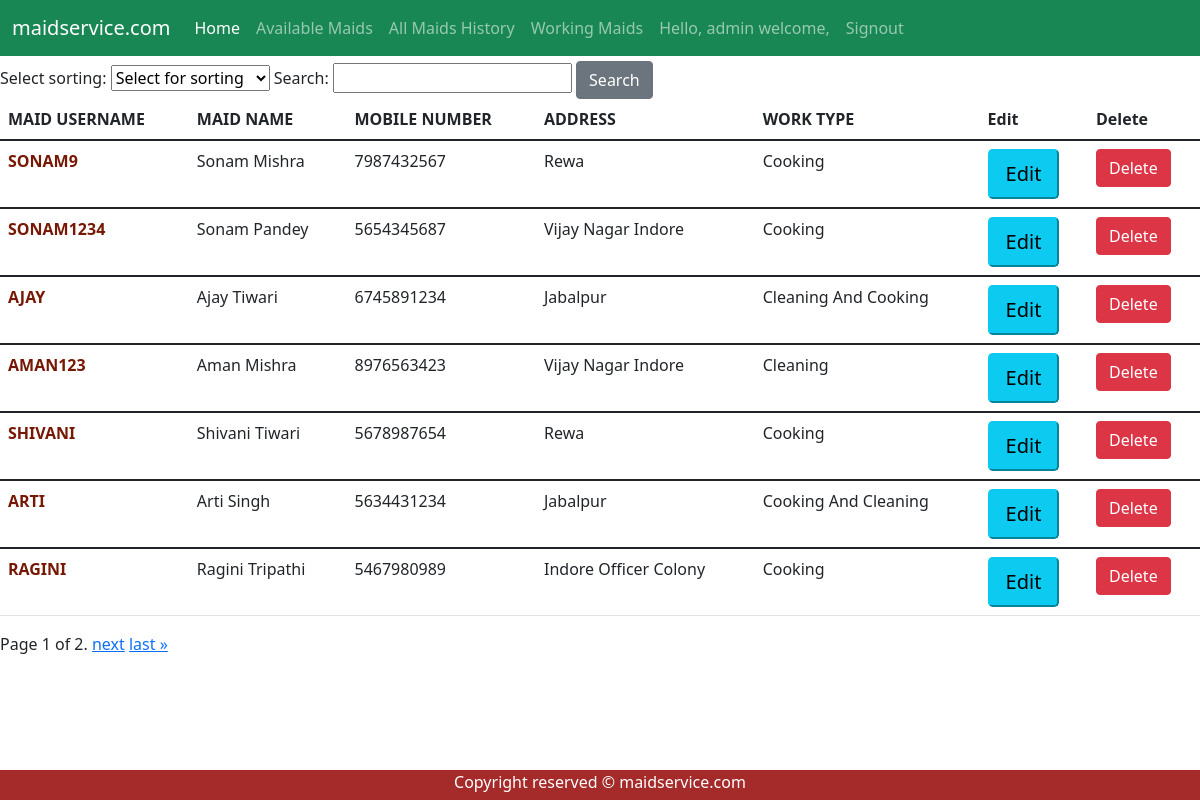
The app's page /maid/ (signed in) with its own data.
### maid/models.py (models this page shows, shortened)
class UserProfile(models.Model):
	role = [
		('customer','customer'),
		('maid','maid'),
	]
	user = models.OneToOneField(User, on_delete=models.CASCADE)
	user_role = models.CharField(max_length=30,choices = role,default='customer')
	addhar = models.IntegerField(null = True,blank = True)
	mobile_number = models.IntegerField()
	address = models.CharField(max_length=200)
	work_type  = models.CharField(max_length=30,null=True,blank = True)

### maid/views.py (the view)
# urls.py: path('',views.index, name = 'index'),
def index(request):
	all_maids = UserProfile.objects.filter(user_role='maid')
	search_term = request.GET.get('search')
	apply_sorting_term = request.GET.get('select_sorting')
	if search_term:
		all_maids = all_maids.filter(Q(user__username__startswith = search_term)| Q(user__first_name__startswith = search_term))
	if apply_sorting_term:
		if apply_sorting_term == 'work_type':
			all_maids = all_maids.order_by('work_type')
		elif apply_sorting_term == 'address':
			all_maids = all_maids.order_by('address')
	form = SearchBar(request.GET)
	paginator = Paginator(all_maids, 7)
	page_number = request.GET.get('page')
	page_obj = paginator.get_page(page_number)
	return render(request,"maid/index.html",{'page_obj': page_obj,'form':form})

### maid/forms.py
class SearchBar(forms.Form):
	sort_choice= [
	('', 'Select for sorting'),
	('address', 'Sort by Address'),
	('work_type', 'Sort by Work Type'),
	]
	select_sorting = forms.CharField(widget=forms.Select(choices=sort_choice),required=False)
	search = forms.CharField(max_length=100, required=False)

### maid/templates/maid/index.html (shortened to what this page needs)
{% extends "maid/base.html" %}
{% load static %}
{% block content%}
	<div >
		<form class="form-inline my-2 my-lg-0">
			{{form}}
			<button class="btn btn-secondary" type="submit">Search</button>
		</form>
	</div>
	<table class="table table-hover">
		<thead>
			<tr>
				<th scope="col">MAID USERNAME</th>
				<th scope="col">MAID NAME</th>
				<th scope="col">MOBILE NUMBER </th>
				<th scope="col">ADDRESS</th>
				<th scope="col">WORK TYPE</th>
				{% if request.user.is_superuser %}
					<th scope="col">Edit</th>
					<th scope="col">Delete</th>
				{%else%}
					<th scope="col">Rating</th>
				{% endif %}
			</tr>
		</thead>
		{% for maid in page_obj %}
			<tbody>
				<tr>
					<td style="text-transform: uppercase; color: #761803 ;font-weight: bold ;">{{maid.user}}</td>
					<td style="text-transform: capitalize;">{{maid.user.first_name}} {{maid.user.last_name}}</td>
					{% if user.is_authenticated %}
						<td>{{maid.mobile_number}} </td>
					{% else %}
						<td>Login to view..</td>
					{% endif %}
					<td style="text-transform: capitalize;">{{maid.address}}</td>
					{% if maid.work_type %}
						<td style="text-transform: capitalize;">{{maid.work_type}}</td>
					{%else%}
						<td style="color : orange;">Not available</td>
					{% endif%}
					{% if request.user.is_superuser %}
					<td><button type="button" current_maid_id="{{ maid.user.id }}" class="button_edit btn-info btn-lg" data-toggle="modal" data-target="#edit_profile_modal">Edit</button></td>
					<td> <a href="{% url 'maid:delete_maid' maid.user.id %}" onclick="return confirm('Are you sure you want to delete?');" class="btn btn-danger">Delete</a></td>
					{%else%}
						<td style="color : orange;">****</td>
					{% endif %}
				</tr>
			</tbody>
		{% endfor %}
	</table>
	{% if page_obj %}
		<div class="pagination">
			<span class="step-links">
				<span class="current">
					Page {{ page_obj.number }} of {{ page_obj.paginator.num_pages }}.
				</span>
				{% if page_obj.has_next %}
				<a href="?page={{ page_obj.next_page_number }}">next</a>
				<a href="?page={{ page_obj.paginator.num_pages }}">last &raquo;</a>
				{% endif %}
			</span>
		</div>
	{% else %}
		<p style="color : brown; font-style: italic;"> No Results Found !!</p>
	{% endif %}
{% endblock %}

### maid/templates/maid/base.html (shortened to what this page needs)
{% load static %}
<!DOCTYPE html>
<html>
	<head>
		{% block stylesheets %}
			<link href="https://cdn.jsdelivr.net/npm/bootstrap@5.1.3/dist/css/bootstrap.min.css" rel="stylesheet">
			<link rel="stylesheet" type="text/css" href="{% static 'maid/style.css' %}">
		{% endblock stylesheets %}
	</head>
	<body>
		<div  id="navbar_nav">
			<nav class="navbar navbar-expand-lg  navbar-dark bg-success">
				<div class="container-fluid">
					<a class="navbar-brand" href="/maid/">maidservice.com</a>
					<div class="collapse navbar-collapse" id="navbarNavAltMarkup">
						<div class="navbar-nav">
							<a class="nav-link active" aria-current="page" href="/maid/">Home</a>
							{% if user.is_authenticated %}
								<a class="nav-link" href="/maid/maid_work_detail/">Available Maids</a>
								<a class="nav-link" href="/maid/history/">All Maids History</a>
								<a class="nav-link" href="/maid/workedmaid">Working Maids</a>
								<a class="nav-link"> Hello, {{ request.user.username }} welcome,  </a>
								<a class="nav-link" href="/maid/logout/">Signout</a>
							{% else %}
								<a class="nav-link" href="/maid/login/">Login</a>
								<a class="nav-link" href="/maid/signup/">Sign Up</a>
							{% endif %}
						</div>
					</div>
				</div>
			</nav>
		</div>
		<div id="content">
			{% block content %}{% endblock %}
		</div>
		<div id="footer">
			{% block footer %}
			<footer>
				<p>Copyright reserved &copy; maidservice.com</p>
			</footer>
			{% endblock %}
		</div>
	</body>
</html>

### maid/static/maid/style.css (style rules this page uses)
#footer { position: fixed; background-color: brown; color: white; text-align: center; bottom: 0; height: 30px; width: 100%; }
#content { padding-bottom: 15px; padding-top: 5px; width: 100%; }

### records on screen
UserProfile: user "SONAM9", user.first_name "Sonam", user.last_name "Mishra", mobile_number "7987432567", address "Rewa", work_type "Cooking"
UserProfile: user "SONAM1234", user.first_name "Sonam", user.last_name "Pandey", mobile_number "5654345687", address "Vijay Nagar Indore", work_type "Cooking"
UserProfile: user "AJAY", user.first_name "Ajay", user.last_name "Tiwari", mobile_number "6745891234", address "Jabalpur", work_type "Cleaning And Cooking"
UserProfile: user "AMAN123", user.first_name "Aman", user.last_name "Mishra", mobile_number "8976563423", address "Vijay Nagar Indore", work_type "Cleaning"
UserProfile: user "SHIVANI", user.first_name "Shivani", user.last_name "Tiwari", mobile_number "5678987654", address "Rewa", work_type "Cooking"
UserProfile: user "ARTI", user.first_name "Arti", user.last_name "Singh", mobile_number "5634431234", address "Jabalpur", work_type "Cooking And Cleaning"
UserProfile: user "RAGINI", user.first_name "Ragini", user.last_name "Tripathi", mobile_number "5467980989", address "Indore Officer Colony", work_type "Cooking"

### other values on screen
{{ request.user.username }} "admin"
{{ page_obj.number }} "1"
{{ page_obj.paginator.num_pages }} "2"
